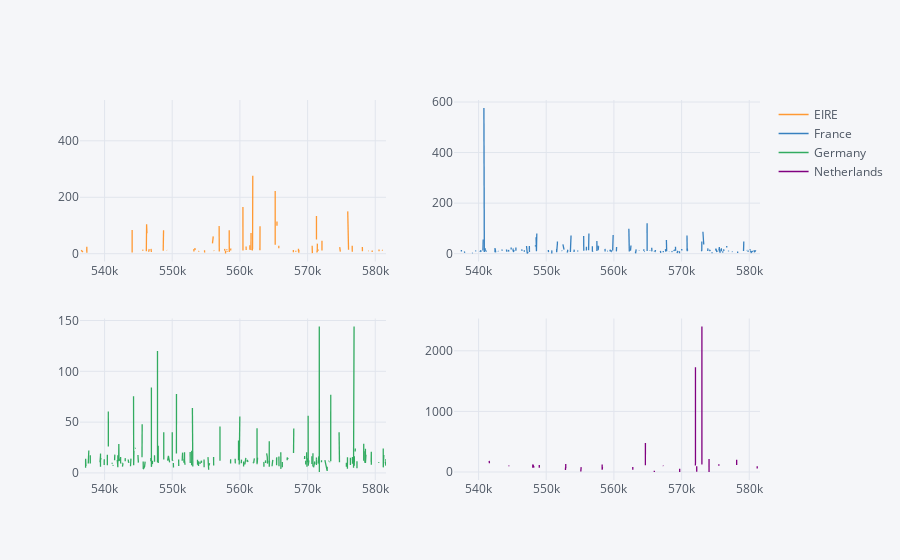

Here is the notebook cell this chart was saved with:
### Markdown cell above
## 4. Create a set of interactive histograms showing the distributions of quantity per invoice for the following countries: EIRE, Germany, France, and Netherlands.

### Code cell
data
interactive=data[data['Country'].isin(['EIRE', 'Germany', 'France','Netherlands'])].pivot_table(index='InvoiceNo' ,columns='Country',values='Quantity')
interactive.iplot(subplots=True)

### Figure 1 — Plotly figure (JSON) as saved in the notebook; plotly's stock layout.template omitted (floating-point values rounded to 4 significant figures; data arrays with more than 128 entries replaced by an {"elided": "..."} marker saying what was removed)
{"data": [{"line": {"color": "rgba(255, 153, 51, 1.0)", "dash": "solid", "shape": "linear", "width": 1.3}, "mode": "lines", "name": "EIRE", "text": "", "type": "scatter", "uid": "a678bb8c-17de-48a9-855c-6844bbff3711", "x": {"elided": "1171 int values"}, "xaxis": "x", "y": {"elided": "1171 mixed values"}, "yaxis": "y"}, {"line": {"color": "rgba(55, 128, 191, 1.0)", "dash": "solid", "shape": "linear", "width": 1.3}, "mode": "lines", "name": "France", "text": "", "type": "scatter", "uid": "f7d973e0-31ce-47f1-b100-f43190f1556f", "x": {"elided": "1171 int values"}, "xaxis": "x2", "y": {"elided": "1171 mixed values"}, "yaxis": "y2"}, {"line": {"color": "rgba(50, 171, 96, 1.0)", "dash": "solid", "shape": "linear", "width": 1.3}, "mode": "lines", "name": "Germany", "text": "", "type": "scatter", "uid": "ba672a9a-ec25-471a-87b9-ad3ca0a8b840", "x": {"elided": "1171 int values"}, "xaxis": "x3", "y": {"elided": "1171 mixed values"}, "yaxis": "y3"}, {"line": {"color": "rgba(128, 0, 128, 1.0)", "dash": "solid", "shape": "linear", "width": 1.3}, "mode": "lines", "name": "Netherlands", "text": "", "type": "scatter", "uid": "eac3bf69-8cc6-4592-9934-54e8242ab160", "x": {"elided": "1171 int values"}, "xaxis": "x4", "y": {"elided": "1171 mixed values"}, "yaxis": "y4"}], "layout": {"legend": {"bgcolor": "#F5F6F9", "font": {"color": "#4D5663"}}, "paper_bgcolor": "#F5F6F9", "plot_bgcolor": "#F5F6F9", "title": {"font": {"color": "#4D5663"}}, "xaxis": {"anchor": "y", "domain": [0, 0.45], "gridcolor": "#E1E5ED", "showgrid": true, "tickfont": {"color": "#4D5663"}, "title": {"font": {"color": "#4D5663"}, "text": ""}, "zerolinecolor": "#E1E5ED"}, "xaxis2": {"anchor": "y2", "domain": [0.55, 1], "gridcolor": "#E1E5ED", "showgrid": true, "tickfont": {"color": "#4D5663"}, "title": {"font": {"color": "#4D5663"}, "text": ""}, "zerolinecolor": "#E1E5ED"}, "xaxis3": {"anchor": "y3", "domain": [0, 0.45], "gridcolor": "#E1E5ED", "showgrid": true, "tickfont": {"color": "#4D5663"}, "title": {"font": {"color": "#4D5663"}, "text": ""}, "zerolinecolor": "#E1E5ED"}, "xaxis4": {"anchor": "y4", "domain": [0.55, 1], "gridcolor": "#E1E5ED", "showgrid": true, "tickfont": {"color": "#4D5663"}, "title": {"font": {"color": "#4D5663"}, "text": ""}, "zerolinecolor": "#E1E5ED"}, "yaxis": {"anchor": "x", "domain": [0.575, 1], "gridcolor": "#E1E5ED", "showgrid": true, "tickfont": {"color": "#4D5663"}, "title": {"font": {"color": "#4D5663"}, "text": ""}, "zerolinecolor": "#E1E5ED"}, "yaxis2": {"anchor": "x2", "domain": [0.575, 1], "gridcolor": "#E1E5ED", "showgrid": true, "tickfont": {"color": "#4D5663"}, "title": {"font": {"color": "#4D5663"}, "text": ""}, "zerolinecolor": "#E1E5ED"}, "yaxis3": {"anchor": "x3", "domain": [0, 0.425], "gridcolor": "#E1E5ED", "showgrid": true, "tickfont": {"color": "#4D5663"}, "title": {"font": {"color": "#4D5663"}, "text": ""}, "zerolinecolor": "#E1E5ED"}, "yaxis4": {"anchor": "x4", "domain": [0, 0.425], "gridcolor": "#E1E5ED", "showgrid": true, "tickfont": {"color": "#4D5663"}, "title": {"font": {"color": "#4D5663"}, "text": ""}, "zerolinecolor": "#E1E5ED"}}}
